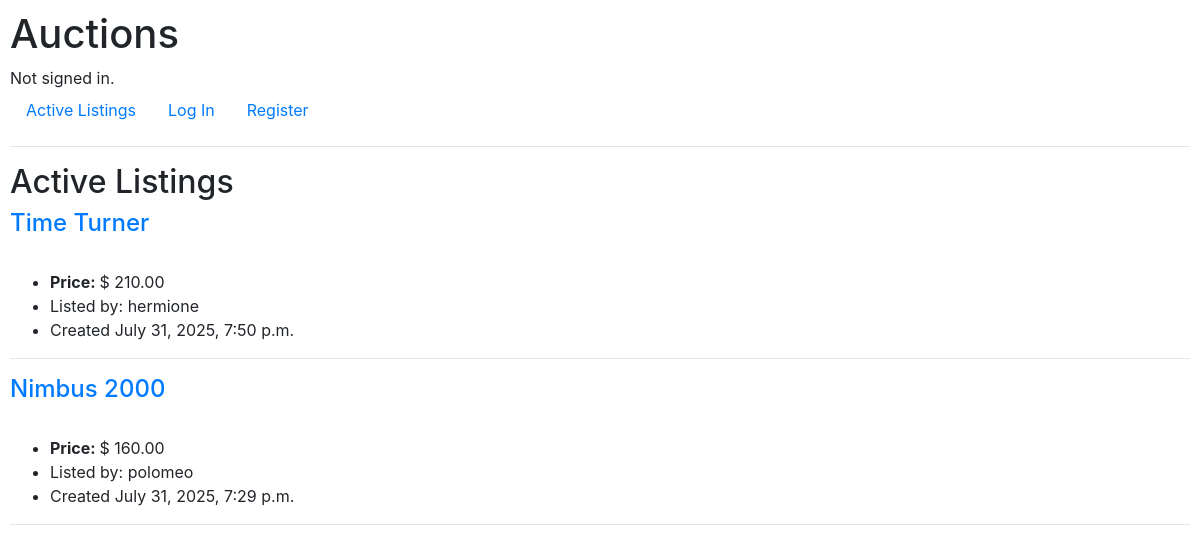
The page / on the database its author committed.
### auctions/models.py (models this page shows, shortened)
class Listing(models.Model):
    active = models.BooleanField(default=True)
    author = models.ForeignKey(User,
                               on_delete=models.CASCADE)
    created_at = models.DateTimeField()
    title = models.CharField(max_length=64)
    description = models.TextField(max_length=300)
    img_url = models.CharField(max_length=200)
    category = models.ForeignKey(Category,
                                 blank=True,
                                 on_delete=models.CASCADE)

class User(AbstractUser):
    watchlist = models.ManyToManyField('Listing',
                                       blank=True,
                                       related_name="watchers")

### auctions/views.py (the view)
# urls.py: path("", views.index, name="index"),
def index(request):
    listings = Listing.objects.annotate(
        max_bid=Max("bids__ammount")).order_by('-created_at')
    return render(request, "auctions/index.html", {
        "listings": listings
    })

### auctions/templates/auctions/index.html (shortened to what this page needs)
{% extends "auctions/layout.html" %}
{% block body %}
<h2>Active Listings</h2>
{% for listing in listings %}
{% if listing.active %}
<h4><a href="{% url 'listing' listing.id %}">{{ listing.title }}</a></h4>
<ul>
    <li><strong>Price: </strong>$ {{ listing.max_bid|floatformat:2 }}</li>
    <li>Listed by: {{ listing.author.username }}</li>
    <li>Created {{ listing.created_at }}</li>
</ul>
<hr>
{% endif %}
{% empty %}
<h4>There are no listings to show.</h4>
{% endfor %}
{% endblock %}

### auctions/static/auctions/styles.css (style rules this page uses)
body { padding: 10px; }

### rows shown on the page
Listing: title "Time Turner", max_bid "210.00", author.username "hermione", created_at "July 31, 2025, 7:50 p.m."
Listing: title "Nimbus 2000", max_bid "160.00", author.username "polomeo", created_at "July 31, 2025, 7:29 p.m."
